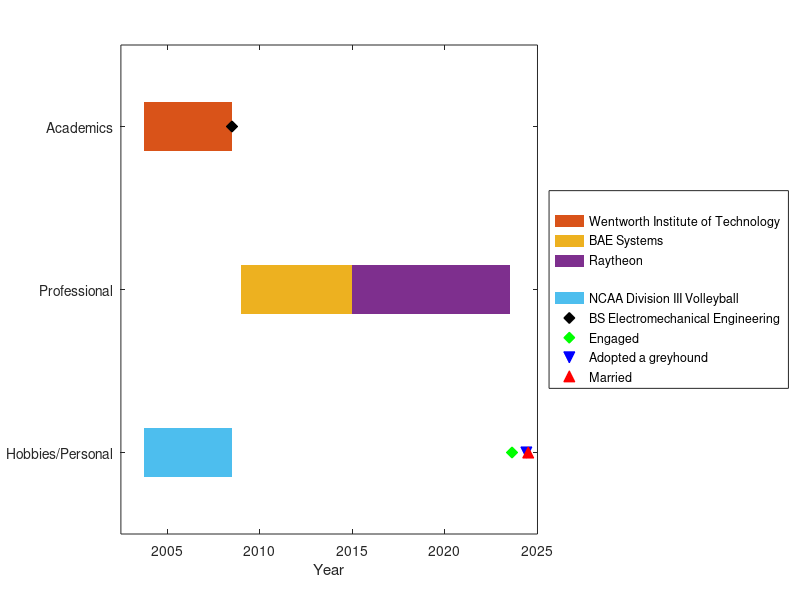

This figure's MATLAB source: (Note: this script raises an error after producing the figure.)
%% Plot timeline of academics/professional/personal
% Starting year will be 2003

yr = [2003.75 4.75 0 0 0 0
    2009 0 6 8.5 0 0
    0 0 0 0 2003.75 4.75];

h = barh(yr,0.3,'stacked');
set(h,'edgecolor','none');
set([h(1) h(5)], 'facecolor', 'none'); % disable the color of the first column (init time)
set(gca, 'YTickLabel', {'Academics', 'Professional', 'Hobbies/Personal'} ); % change the y axis tick to your name of the process
xlim([2002.5 2025])
axis ij; % Put the first row at top

hold on
markerSize = 8;
plot(2008.5,1,'marker','diamond','Color','k','MarkerFaceColor','k','MarkerSize',markerSize,'linestyle','none');
plot(2023+7.5/12,3,'marker','diamond','Color','g','MarkerFaceColor','g','MarkerSize',markerSize,'linestyle','none');
plot(2024.4,3,'Marker','v','Color','b','MarkerFaceColor','b','MarkerSize',markerSize,'linestyle','none');
plot(2024.5,3,'marker','^','Color','r','MarkerFaceColor','r','MarkerSize',markerSize,'linestyle','none');
hold off
legend({'','Wentworth Institute of Technology',...
    'BAE Systems',...
    'Raytheon',...
    '',...
    'NCAA Division III Volleyball',...
    'BS Electromechanical Engineering'...
    'Engaged',...
    'Adopted a greyhound',...
    'Married'},...
    'location','eastoutside')
xlabel('Year')
xtickangle(45)
set(gca,'fontsize',10)
%% Read and process data
    
% Read in role information from Excel file
roles = readtable("Roles_AMDR.xlsx");

roles.Title = categorical(roles.Title);
roles.Facility = categorical(roles.Facility);

numBars = length(roles.StartDate)+1;

durations = (roles.EndDate-roles.StartDate);
durations = years(durations);
roles.durations = durations;

cmap = get(0, 'DefaultAxesColorOrder');

%% Plot locations

figure;
% gb = geobubble(roles,"Latitude","Longitude",...
%     SizeVariable="durations",...
%     ColorVariable="Title");
% 
% gb.Title = "Work Locations";
% gb.ColorLegendTitle = "Role";
% gb.SizeLegendTitle = "Years in Role";
% gb.BubbleColorList = cmap(2:end,:);
% %gb.MapLayout = "maximized";

gp = geoplot(roles,"Latitude","Longitude",...
    MarkerFaceColor="b",...
    linestyle="none",...
    Marker='*');

geobasemap topographic

% Add text labels to each location
text(roles.Latitude,roles.Longitude,roles.Facility,...
    'horizontalalignment','right',...
    'color','b')

%% Plot timeline

x = [ones(1,numBars);
    nan(1,numBars)];

y = [year(roles.StartDate(1))+day(roles.StartDate(1),"dayofyear")/365 durations';
    nan(1,numBars)];

titles = cell(6,1);
titles{1,1} = '';
titles(2:6,1) = cellstr(roles.Title);

figure;
hAx = axes;
h = barh(hAx,x,y,'stacked');
set(h,'edgecolor','none');
set(h(1), 'facecolor', 'none'); % disable the color of the first column (init time)
legend(hAx,titles,'location','southoutside')
xlim([2018 2024])
ylim([.5 5])
xlabel('Year')
set(hAx,'ytick',[])
set(hAx,'box','off')
% set(hAx,'ycolor','none')
